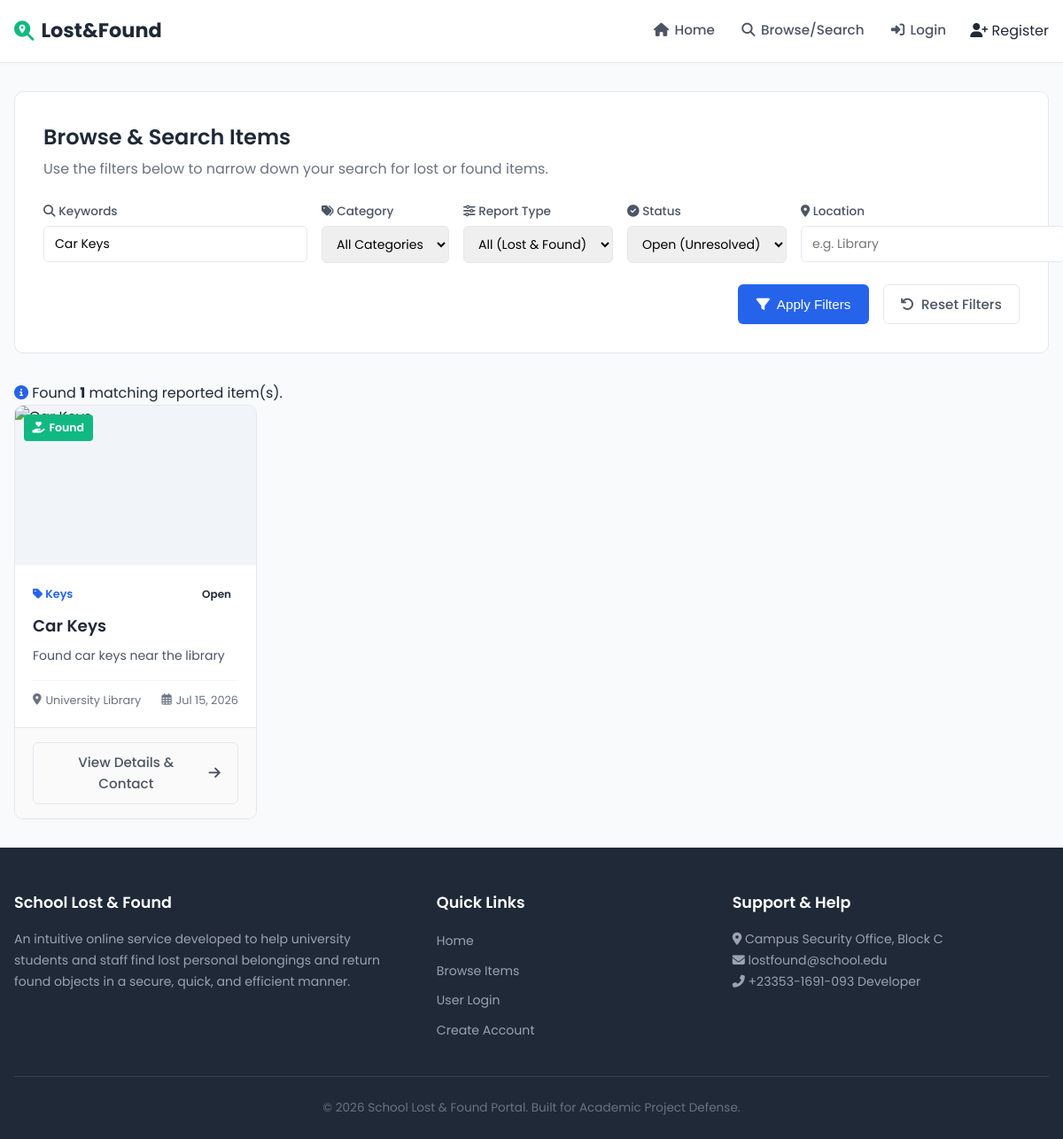
The page /search.php?keyword=Car Keys on the database its author committed.
### tables this page shows
CREATE TABLE items (
    id INT AUTO_INCREMENT PRIMARY KEY,
    user_id INT NOT NULL,
    category_id INT NOT NULL,
    title VARCHAR(150) NOT NULL,
    description TEXT NOT NULL,
    item_type ENUM('Lost','Found') NOT NULL,
    color VARCHAR(50),
    brand VARCHAR(100),
    location VARCHAR(150) NOT NULL,
    date_lost_found DATE NOT NULL,
    image VARCHAR(255) DEFAULT 'default-item.png',
    status ENUM('Open','Claimed','Returned') DEFAULT 'Open',
    created_at TIMESTAMP DEFAULT CURRENT_TIMESTAMP,
    updated_at TIMESTAMP DEFAULT CURRENT_TIMESTAMP ON UPDATE CURRENT_TIMESTAMP,
    CONSTRAINT fk_items_user FOREIGN KEY (user_id) REFERENCES users(id) ON DELETE CASCADE,
    CONSTRAINT fk_items_category FOREIGN KEY (category_id) REFERENCES categories(id) ON DELETE RESTRICT
);

CREATE TABLE categories (
    id INT AUTO_INCREMENT PRIMARY KEY,
    category_name VARCHAR(100) NOT NULL UNIQUE,
    description TEXT,
    created_at TIMESTAMP DEFAULT CURRENT_TIMESTAMP
);

### search.php (the view, shortened to what this page needs)
<?php
require_once 'includes/db.php';
require_once 'includes/functions.php';
$keyword = isset($_GET['keyword']) ? sanitize_input($_GET['keyword']) : "";
$type = isset($_GET['type']) ? sanitize_input($_GET['type']) : "all";
$status = isset($_GET['status']) ? sanitize_input($_GET['status']) : "Open";
$location = isset($_GET['location']) ? sanitize_input($_GET['location']) : "";
$sql = "SELECT i.*, c.category_name
        FROM items i
        JOIN categories c ON i.category_id = c.id
        WHERE 1 = 1";
$params = [];
$param_types = "";
if (!empty($keyword)) {
    $sql .= " AND (i.title LIKE ? OR i.description LIKE ?)";
    $keyword_param = "%" . $keyword . "%";
    $params[] = $keyword_param;
    $params[] = $keyword_param;
    $param_types .= "ss";
}
if ($status !== "all") {
    $sql .= " AND i.status = ?";
    $params[] = $status;
    $param_types .= "s";
}
$sql .= " ORDER BY i.created_at DESC";
$stmt = mysqli_prepare($conn, $sql);
if ($stmt) {
    if (!empty($params)) {
        mysqli_stmt_bind_param($stmt, $param_types, ...$params);
    }
    mysqli_stmt_execute($stmt);
    $result = mysqli_stmt_get_result($stmt);
} else {
    die("Database query error: " . mysqli_error($conn));
}
include_once 'includes/header.php';
?>
<section class="search-header-panel">
    <div class="search-title">
        <h2>Browse & Search Items</h2>
        <p>Use the filters below to narrow down your search for lost or found items.</p>
    </div>
    <form action="search.php" method="GET" class="search-filter-form">
        <div class="filter-row">
            <div class="filter-group keyword-search">
                <label for="keyword"><i class="fas fa-search"></i> Keywords</label>
                <input type="text" id="keyword" name="keyword" placeholder="Search title or details..." value="<?php echo htmlspecialchars($keyword); ?>">
            </div>
            <div class="filter-group">
                <label for="category"><i class="fas fa-tags"></i> Category</label>
                <select id="category" name="category">
                    <option value="0">All Categories</option>
                </select>
            </div>
            <div class="filter-group">
                <label for="type"><i class="fas fa-sliders-h"></i> Report Type</label>
                <select id="type" name="type">
                    <option value="all" <?php echo $type === 'all' ? 'selected' : ''; ?>>All (Lost & Found)</option>
                </select>
            </div>
            <div class="filter-group">
                <label for="status"><i class="fas fa-check-circle"></i> Status</label>
                <select id="status" name="status">
                    <option value="Open" <?php echo $status === 'Open' ? 'selected' : ''; ?>>Open (Unresolved)</option>
                </select>
            </div>
            <div class="filter-group">
                <label for="location"><i class="fas fa-map-marker-alt"></i> Location</label>
                <input type="text" id="location" name="location" placeholder="e.g. Library" value="<?php echo htmlspecialchars($location); ?>">
            </div>
        </div>
        <div class="filter-submit-wrapper">
            <button type="submit" class="btn btn-primary"><i class="fas fa-filter"></i> Apply Filters</button>
            <a href="search.php" class="btn btn-outline"><i class="fas fa-undo"></i> Reset Filters</a>
        </div>
    </form>
</section>
<section class="results-section">
    <div class="results-info">
        <p><i class="fas fa-info-circle text-blue"></i> Found <strong><?php echo mysqli_num_rows($result); ?></strong> matching reported item(s).</p>
    </div>
    <div class="items-grid">
        <?php if (mysqli_num_rows($result) > 0): ?>
            <?php while ($item = mysqli_fetch_assoc($result)): ?>
                <div class="item-card">
                    <div class="card-image-wrapper">
                        <div class="card-type-tag">
                            <?php echo get_type_badge($item['item_type']); ?>
                        </div>
                    </div>
                    <div class="card-body">
                        <div class="card-badges-row">
                            <span class="card-category"><i class="fas fa-tag"></i> <?php echo $item['category_name']; ?></span>
                            <?php echo get_status_badge($item['status']); ?>
                        </div>
                        <h3 class="card-title"><?php echo htmlspecialchars($item['title']); ?></h3>
                        <p class="card-desc"><?php echo substr(htmlspecialchars($item['description']), 0, 100) . (strlen($item['description']) > 100 ? '...' : ''); ?></p>
                        <div class="card-meta">
                            <span><i class="fas fa-map-marker-alt"></i> <?php echo htmlspecialchars($item['location']); ?></span>
                            <span><i class="far fa-calendar-alt"></i> <?php echo format_date($item['date_lost_found']); ?></span>
                        </div>
                    </div>
                    <div class="card-footer">
                        <a href="item.php?id=<?php echo $item['id']; ?>" class="btn btn-outline btn-full">View Details & Contact <i class="fas fa-arrow-right"></i></a>
                    </div>
                </div>
            <?php endwhile; ?>
        <?php endif; ?>
    </div>
</section>
<?php
include_once 'includes/footer.php';
?>

### includes/functions.php (shortened to what this page needs)
<?php
function sanitize_input($data) {
    $data = trim($data);
    $data = stripslashes($data);
    $data = htmlspecialchars($data);
    return $data;
}
function get_type_badge($item_type) {
    if (strtolower($item_type) === 'lost') {
        return '<span class="badge badge-lost"><i class="fas fa-search-plus"></i> Lost</span>';
    } else {
        return '<span class="badge badge-found"><i class="fas fa-hand-holding-heart"></i> Found</span>';
    }
}
function get_status_badge($status) {
    $status = strtolower($status);
    switch ($status) {
        default:
            return '<span class="status-badge">' . ucfirst($status) . '</span>';
    }
}
function format_date($date_string) {
    return date("M d, Y", strtotime($date_string));
}
?>

### assets/css/style.css (style rules this page uses)
:root { --primary-blue: #2563eb; --primary-blue-hover: #1d4ed8; --primary-green: #10b981; --primary-green-hover: #059669; --dark-charcoal: #1f2937; --light-gray: #f3f4f6; --medium-gray: #9ca3af; --border-gray: #e5e7eb; --alert-red: #ef4444; --gold: #f59e0b; --white: #ffffff; --max-width: 1200px; }
* { margin: 0; padding: 0; box-sizing: border-box; }
body { font-family: 'Poppins', sans-serif; background-color: #f8fafc; color: var(--dark-charcoal); line-height: 1.6; }
a { color: inherit; text-decoration: none; transition: all 0.3s ease; }
.text-blue { color: var(--primary-blue); }
.btn { display: inline-flex; align-items: center; justify-content: center; gap: 0.5rem; padding: 0.6rem 1.2rem; font-size: 0.95rem; font-weight: 500; border-radius: 6px; border: 1px solid transparent; cursor: pointer; transition: all 0.3s ease; text-align: center; }
.btn-primary { background-color: var(--primary-blue); color: var(--white); }
.btn-outline { background-color: transparent; border-color: var(--border-gray); color: #4b5563; }
.btn-full { width: 100%; }
.items-grid { display: grid; grid-template-columns: repeat(auto-fill, minmax(260px, 1fr)); gap: 1.5rem; }
.item-card { background-color: var(--white); border: 1px solid var(--border-gray); border-radius: 10px; overflow: hidden; display: flex; flex-direction: column; box-shadow: 0 2px 4px rgba(0, 0, 0, 0.01); transition: transform 0.3s ease, box-shadow 0.3s ease; }
.card-image-wrapper { position: relative; height: 180px; background-color: #f1f5f9; overflow: hidden; }
.card-type-tag { position: absolute; top: 10px; left: 10px; }
.card-body { padding: 1.25rem; flex-grow: 1; display: flex; flex-direction: column; }
.card-badges-row { display: flex; justify-content: space-between; align-items: center; margin-bottom: 0.5rem; }
.card-category { font-size: 0.8rem; color: var(--primary-blue); font-weight: 600; }
.card-title { font-size: 1.15rem; font-weight: 600; margin-bottom: 0.5rem; color: var(--dark-charcoal); }
.card-desc { font-size: 0.88rem; color: #4b5563; margin-bottom: 1rem; flex-grow: 1; }
.card-meta { display: flex; justify-content: space-between; font-size: 0.8rem; color: #6b7280; border-top: 1px solid #f1f5f9; padding-top: 0.75rem; }
.card-meta span { display: flex; align-items: center; gap: 0.3rem; }
.card-footer { padding: 1rem 1.25rem; border-top: 1px solid var(--border-gray); background-color: #fafafa; }
.badge { padding: 0.3rem 0.6rem; border-radius: 4px; font-size: 0.78rem; font-weight: 600; color: var(--white); display: inline-flex; align-items: center; gap: 0.3rem; }
.badge-found { background-color: var(--primary-green); }
.status-badge { padding: 0.2rem 0.5rem; border-radius: 4px; font-size: 0.75rem; font-weight: 600; display: inline-flex; align-items: center; gap: 0.25rem; }
.search-header-panel { background-color: var(--white); border: 1px solid var(--border-gray); border-radius: 10px; padding: 2rem; margin-bottom: 2rem; box-shadow: 0 1px 3px rgba(0,0,0,0.01); }
.search-title h2 { font-size: 1.5rem; font-weight: 600; margin-bottom: 0.25rem; }
.search-title p { color: #6b7280; margin-bottom: 1.5rem; }
.search-filter-form { display: flex; flex-direction: column; gap: 1.5rem; }
.filter-row { display: grid; grid-template-columns: 1.5fr repeat(4, 1fr); gap: 1rem; }
.filter-group { display: flex; flex-direction: column; gap: 0.35rem; }
.filter-group label { font-size: 0.85rem; font-weight: 500; color: #4b5563; }
.filter-group input, .filter-group select { padding: 0.55rem 0.75rem; border: 1px solid var(--border-gray); border-radius: 6px; font-family: inherit; font-size: 0.88rem; outline: none; }
.filter-submit-wrapper { display: flex; gap: 1rem; justify-content: flex-end; }

### rows shown on the page
items: item_type "Found" (drawn), category.category_name "Keys", status "Open", title "Car Keys", description "Found car keys near the library", location "University Library", date_lost_found "Jul 15, 2026"

### other values the page prints
mysqli_num_rows($result) "1"
